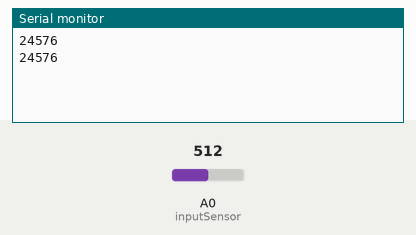
Simulated run of this sketch. Board: Arduino Uno, built with avr-gcc and run on an emulated ATmega328P. Parts: the last lines printed to the serial monitor. The inputs (shaded band) are chosen by the test bench; at power-on: A0 (inputSensor) = 512.

Above: at 2.8 s.
2.9 s: A0 (inputSensor) set to 716
At 5.2 s:
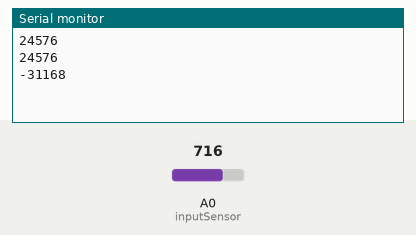
5.6 s: A0 (inputSensor) set to 900
At 7.0 s:
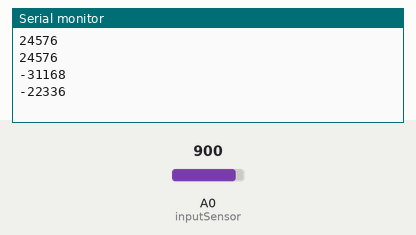
Timing chart, 0 to 8.6 s (numbered marks = the images above; inputs shaded):
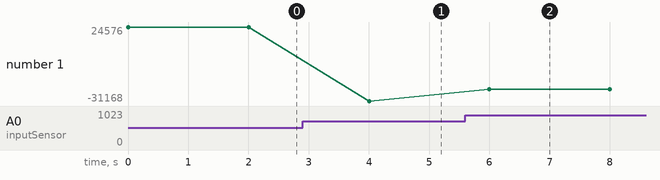

Measured:
- after the input at 2.9 s, the serial monitor: prints a new line after 1.1 s (image 1)
- after the input at 5.6 s, the serial monitor: prints a new line after 0.40 s (image 2)
- plotted number 1: 24576 → -31168 after the input at 2.9 s, -31168 → -22336 after the input at 5.6 s

The sketch:

Code-arduino.ino
```cpp
const int inputSensor = A0;           // On nomme la broche A0 connectée au capteur

// =======================================

void setup() {

  pinMode(inputSensor, INPUT);  // Déclaration du capteur en entrée

  Serial.begin(9600);            // Initialisation de la communication série

}


// ======================================
// Boucle principale

void loop() {


  int degres = analogRead(inputSensor);  //degres récupère la valeur analogique du capteur

  float floatDegres = degres*0.48; //la valeur est ici convertie en degrés

  //Transfère de données sans virgule
  int floatInt = floatDegres * 100;

  Serial.println(floatInt);   //On affiche la valeur en degrés dans le moniteur série
  delay(2000);
}
```
